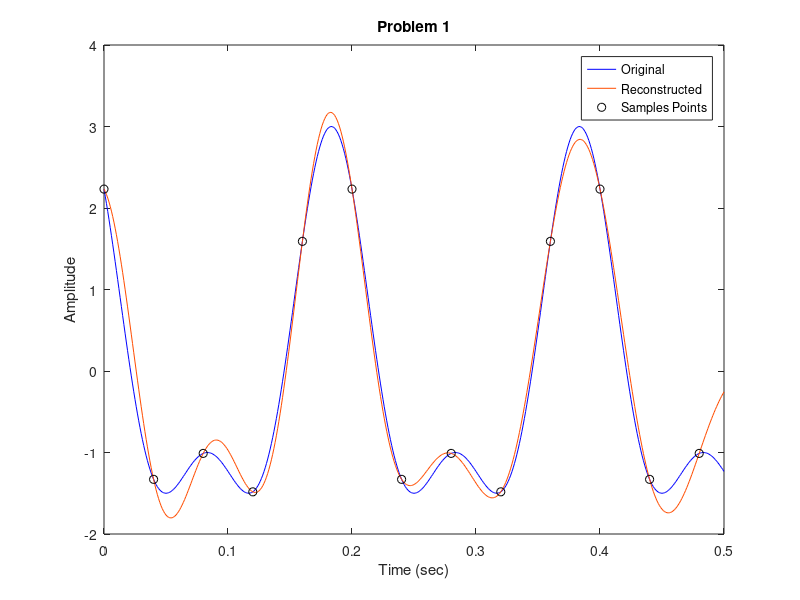

Write MATLAB code to recreate this figure.
function Lab08()
    Problem1();
end

function Problem1()
    Fs = 25.0;
    Ts = 1/Fs;
    
    Tmin = 0.0;
    Tmax = 0.5;
    
    N = ceil((Tmax-Tmin)*Fs)
    n = 1:N;
    ts = (n-1).*Ts;
    tc = Tmin:0.001:Tmax;
    
    x = (2.0)*cos(3.1415926*(10*ts+1/6))+cos(3.1415926*(20*ts+1/3));  
    y = (2.0)*cos(3.1415926*(10*tc+1/6))+cos(3.1415926*(20*tc+1/3));
    z = zeros(length(tc),1);
    
    for i=1:length(tc)
        z(i) = sum(x .* sinc(tc(i)./Ts-(0:N-1)));
    end
    
    figure;
    plot(tc, y, 'color', 'b');
    hold on;
    plot(tc, z, 'color', [1,0.3,0]);
    hold on;
    plot(ts, x, 'o', 'color', 'k');
    xlabel('Time (sec)');
    ylabel('Amplitude');
    legend('Original','Reconstructed','Samples Points');
    title('Problem 1');
end

% function Problem2()
%     Fs = 15.0;
%     Ts = 1/Fs;
%     
%     Tmin = 0.0;
%     Tmax = 0.5;
%     t = Tmin:Ts:Tmax;
%     n = Tmin/Ts:1:Tmax/Ts;
%     N = length(n);
%     tc = Tmin:0.001:Tmax;
%     
%     x = (2.0)*cos(3.1415926*(10*n*Ts+1/6))+cos(3.1415926*(20*n*Ts+1/3));  
%     y = (2.0)*cos(3.1415926*(10*tc+1/6))+cos(3.1415926*(20*tc+1/3));
%     z = zeros(length(tc),1);
%     
%     for i=1:length(tc)
%         for j=1:N
%             z(i) = z(i) + x(j) * sinc((tc(i)-t(j))/Ts);
%         end
%     end
%     
%     figure;
%     plot(tc, y, 'color', 'b');
%     hold on;
%     plot(tc, z, 'color', [1,0.3,0]);
%     hold on;
%     plot(Ts.*n, x, 'o', 'color', 'k');
%     xlabel('Time (sec)');
%     ylabel('Amplitude');
%     legend('Original','Reconstructed','Samples Points');
%     title('Problem 2');
% end